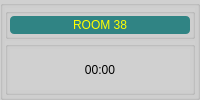
    <widget class="QGroupBox" name="groupBoxRM_38">
     <property name="styleSheet">
      <string notr="true">background-color: rgb(208, 208, 208);</string>
     </property>
     <property name="title">
      <string/>
     </property>
     <layout class="QVBoxLayout" name="verticalLayout_126">
      <property name="spacing">
       <number>2</number>
      </property>
      <property name="margin">
       <number>2</number>
      </property>
      <item>
       <widget class="QGroupBox" name="groupBox_78">
        <property name="sizePolicy">
         <sizepolicy hsizetype="Preferred" vsizetype="Preferred">
          <horstretch>0</horstretch>
          <verstretch>1</verstretch>
         </sizepolicy>
        </property>
        <property name="title">
         <string/>
        </property>
        <layout class="QVBoxLayout" name="verticalLayout_127">
         <property name="spacing">
          <number>2</number>
         </property>
         <property name="margin">
          <number>2</number>
         </property>
         <item>
          <widget class="QLabel" name="label_39">
           <property name="styleSheet">
            <string notr="true">background-color: rgb(48, 132, 132);
color: rgb(255, 255, 0);
border-radius: 4px;
font: 12pt &quot;Alef&quot;;</string>
           </property>
           <property name="text">
            <string>ROOM 38</string>
           </property>
           <property name="alignment">
            <set>Qt::AlignCenter</set>
           </property>
          </widget>
         </item>
        </layout>
       </widget>
      </item>
      <item>
       <widget class="QGroupBox" name="box38">
        <property name="sizePolicy">
         <sizepolicy hsizetype="Preferred" vsizetype="Preferred">
          <horstretch>0</horstretch>
          <verstretch>3</verstretch>
         </sizepolicy>
        </property>
        <property name="font">
         <font>
          <pointsize>15</pointsize>
         </font>
        </property>
        <property name="title">
         <string/>
        </property>
        <property name="alignment">
         <set>Qt::AlignCenter</set>
        </property>
        <layout class="QVBoxLayout" name="verticalLayout_44">
         <property name="spacing">
          <number>2</number>
         </property>
         <property name="margin">
          <number>2</number>
         </property>
         <item>
          <widget class="QLabel" name="label38">
           <property name="sizePolicy">
            <sizepolicy hsizetype="Preferred" vsizetype="Preferred">
             <horstretch>0</horstretch>
             <verstretch>4</verstretch>
            </sizepolicy>
           </property>
           <property name="styleSheet">
            <string notr="true">font: 26pt &quot;MS Shell Dlg 2&quot;;</string>
           </property>
           <property name="text">
            <string>00:00</string>
           </property>
           <property name="alignment">
            <set>Qt::AlignCenter</set>
           </property>
          </widget>
         </item>
        </layout>
       </widget>
      </item>
     </layout>
    </widget>
